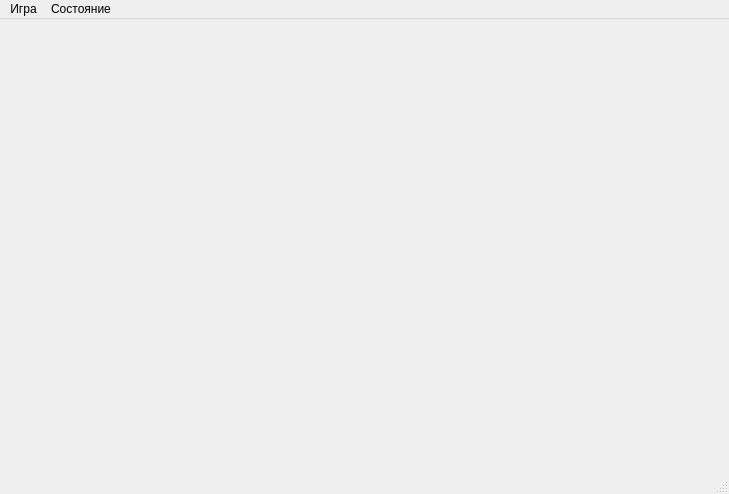
<?xml version="1.0" encoding="UTF-8"?>
<ui version="4.0">
 <class>MainWindow</class>
 <widget class="QMainWindow" name="MainWindow">
  <property name="geometry">
   <rect>
    <x>0</x>
    <y>0</y>
    <width>729</width>
    <height>494</height>
   </rect>
  </property>
  <property name="windowTitle">
   <string>Идиотская карточная игра</string>
  </property>
  <widget class="QWidget" name="centralWidget">
   <layout class="QGridLayout" name="gridLayout_2">
    <property name="leftMargin">
     <number>0</number>
    </property>
    <property name="topMargin">
     <number>0</number>
    </property>
    <property name="rightMargin">
     <number>0</number>
    </property>
    <property name="bottomMargin">
     <number>0</number>
    </property>
    <property name="spacing">
     <number>0</number>
    </property>
    <item row="0" column="0">
     <layout class="QGridLayout" name="gridLayout">
      <property name="spacing">
       <number>0</number>
      </property>
     </layout>
    </item>
   </layout>
  </widget>
  <widget class="QMenuBar" name="menuBar">
   <property name="geometry">
    <rect>
     <x>0</x>
     <y>0</y>
     <width>729</width>
     <height>21</height>
    </rect>
   </property>
   <widget class="QMenu" name="menuGame">
    <property name="title">
     <string>Игра</string>
    </property>
    <addaction name="actionNewGame"/>
    <addaction name="actionNewGameConsole"/>
    <addaction name="separator"/>
    <addaction name="actionExit"/>
   </widget>
   <widget class="QMenu" name="menuState">
    <property name="title">
     <string>Состояние</string>
    </property>
    <addaction name="actionLoad"/>
    <addaction name="actionSave"/>
   </widget>
   <addaction name="menuGame"/>
   <addaction name="menuState"/>
  </widget>
  <widget class="QStatusBar" name="statusBar"/>
  <action name="actionNewGame">
   <property name="text">
    <string>Новая игра...</string>
   </property>
  </action>
  <action name="actionExit">
   <property name="text">
    <string>Выход</string>
   </property>
  </action>
  <action name="actionNewGameConsole">
   <property name="text">
    <string>Новая игра (в консоли)...</string>
   </property>
  </action>
  <action name="actionLoad">
   <property name="text">
    <string>Загрузить</string>
   </property>
  </action>
  <action name="actionSave">
   <property name="text">
    <string>Сохранить</string>
   </property>
  </action>
 </widget>
 <layoutdefault spacing="6" margin="11"/>
 <resources/>
 <connections/>
</ui>
